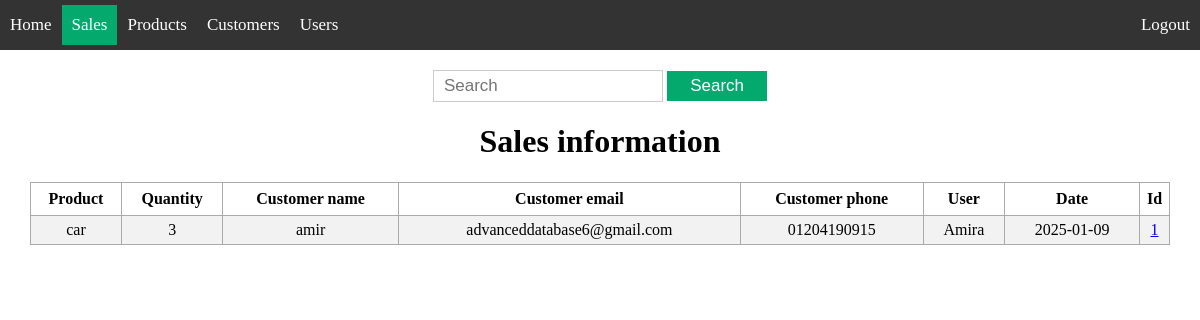
Screenshot of /sales/search_sale/ (signed in) with the database file from the repository.
### app/models/sale.py (models this page shows, shortened)
class Sale(db.Model):
    __tablename__ = 'sales'
    id = db.Column(db.Integer, primary_key=True)
    product_name = db.Column(db.String(200), nullable=False)
    product_quantity = db.Column(db.Integer, nullable=False)
    customer_name = db.Column(db.String(200), nullable=False)
    customer_email = db.Column(db.String(200), nullable=False)
    customer_phone = db.Column(db.String(15))
    user_name = db.Column(db.String(200), nullable=False)
    date = db.Column(db.DateTime, default=datetime.now(pytz.UTC))

### app/sales/routes.py (the view)
@bp.route('/search_sale/', methods=['GET', 'POST'])
@roles_accepted('admin', 'editor', 'supervisor')
def search_sale():
    search = request.args.get('search', '')
    sales = get_sales(search)
    return render_template('sales/search_sale.html', sales=sales)

### app/models/sale.py (called while the page is built)
def get_sales(search):
    search_pattern = f"%{search}"
    results = Sale.query.filter(
        (Sale.id.like(search_pattern)) | (Sale.product_name.like(search_pattern))
        | (Sale.customer_name.like(search_pattern)) | (Sale.customer_email.like(search_pattern))
        | (Sale.user_name.like(search_pattern)) | (Sale.date.like(search_pattern))
    ).all()
    return results

### app/templates/sales/search_sale.html (shortened to what this page needs)
{% extends 'base.html' %}
{% block content %}
<div class="content">
    <div class='search'>
        <form action="{{ url_for('sales.search_sale', search='') }}" method="get">
            <input type='text' placeholder='Search' name='search' id='search'>
            <input type='submit' value="Search">
        </form>
    </div>
    <div class="view">
        <h1 style="text-align: center;">Sales information</h1>
        {% if sales|length < 1 %}
        <h4  style="text-align: center;"> No search results</h4>
        {% else %}
        <table>
            <tr>
                <th>Product</th>
                <th>Quantity</th>
                <th>Customer name</th>
                <th>Customer email</th>
                <th>Customer phone</th>
                <th>User</th>
                <th>Date</th>
                <th>Id</th>
            </tr>
            {% for sale in sales %}
                <tr>
                    <td>{{ sale.product_name }}</td>
                    <td>{{ sale.product_quantity }}</td>
                    <td>{{ sale.customer_name }}</td>
                    <td>{{ sale.customer_email }}</td>
                    <td>{{ sale.customer_phone }}</td>
                    <td>{{ sale.user_name }}</td>
                    <td>{{ sale.date.date() }}</td>
                    <td><a href="/sales/info_sale/{{ sale.id }}">{{ sale.id }}</a></td>
                </tr>
            {% endfor %}
        </table>
        {% endif %}
    </div>
</div>
{% endblock %}

### app/static/css/styles.css (style rules this page uses)
html , body { margin: 0; padding: 0; overflow: hidden; }
.view table, td, th { border: 1px solid #aaa; }
.view table { border-collapse: collapse; width: 95%; margin: auto; }
.view th { height: 30px; }
.view td { text-align: center; padding: 5px; }
.view tr:nth-child(even) { background-color: #f2f2f2; }
.view tr:nth-child(odd) { background-color: #ffffff; }
.content { width: 100%; }
.search { text-align: center; padding-top: 20px; }
.search form { display: inline-block; margin: 0 auto; }
.search input[type="text"] { width: 60%; height: 10px; padding: 10px; font-size: 17px; border: 1px solid #ccc; }
.search input[type="submit"] { width: 100px; height: 30px; padding: 4px 8px;; font-size: 17px; background-color: #04AA6D; color: #fff; border: none; cursor: pointer; }
.table_box th, td { padding: 10px; text-align: left; }

### rows the page displays
Sale: product_name "car", product_quantity "3", customer_name "amir", customer_email "advanceddatabase6@gmail.com", customer_phone "01204190915", user_name "Amira", date "2025-01-09", id "1"
